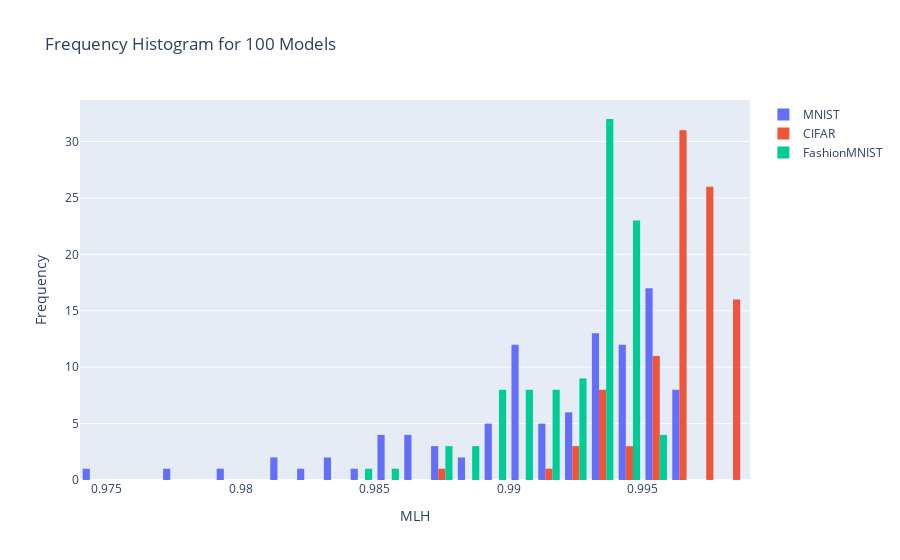

Notebook cell for this chart:
### Code cell
temp = df_exp1.loc[df_exp1.dataset == 'fashion']
print(temp[["initial_r2", "test_acc"]].corr())
# px.scatter(temp, x="initial_r2", y="test_acc", color="dataset",
#                  size='training_steps')
# px.histogram(temp, x='final_r2')

fig1.add_trace(go.Histogram(x=temp.final_r2, name='FashionMNIST'))
fig1.update_layout(xaxis={'title': "MLH"}, yaxis={'title': "Frequency"}, title="Frequency Histogram for 100 Models")
fig1.show()
